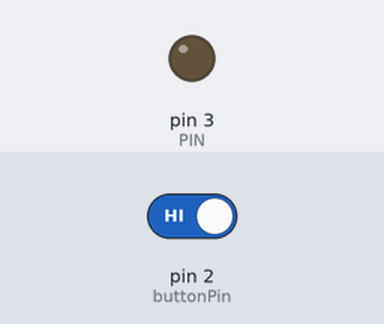
The sketch below on a simulated Arduino Uno, built with avr-gcc and run on an emulated ATmega328P. Shown: output pins drawn as LEDs (lit = HIGH). Dashed ring = blinking. Inputs (shaded band) come from the test bench; at power-on: pin 2 (buttonPin) HIGH. Pins used as bus, display or sensor lines are not drawn.

Above: at 18.0 s.
18.1 s: pin 2 (buttonPin) driven LOW
At 27.4 s:
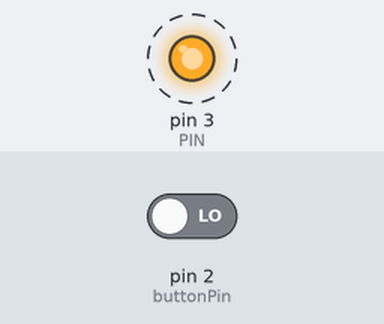
31.5 s: pin 2 (buttonPin) driven HIGH
At 32.4 s:
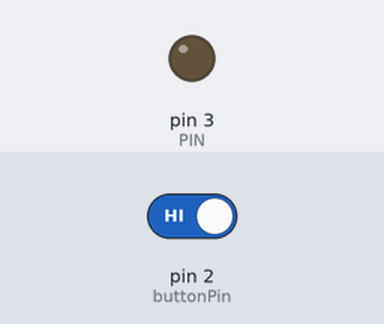
Timing chart, 0 to 34.5 s (numbered marks = the images above; inputs shaded):
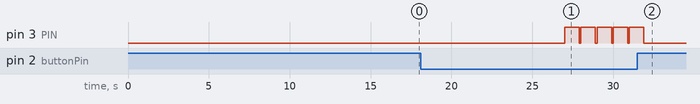

Measured:
- after the input at 18.1 s, pin 3 (PIN): alternates HIGH for 0.90 s and LOW for 0.10 s, starting after 8.9 s
- after the input at 31.5 s, pin 3 (PIN): goes on until 31.9 s, then stays LOW

The sketch:

led_sender_button.ino
```cpp
//drukknop toegevoegd, de reeks wordt enkel verstuurd indien de drukknop niet wordt ingeduwt
//na loslaten van de knop begint reeks terug van begin

#define PIN 3 // pin we're sending on
int bit_dly = 50; //delay
int bstr_dly = 100; //delay
int bps = 10;
#define NB_BITS 8
bool bit_str[] = {0,1,0,0,1,0,0,0};
bool bit_str_H[] = {0,1,0,0,1,0,0,0};


const int buttonPin = 2;     // the number of the pushbutton pin
const int inputIndicatorPin = 1;
int buttonState = 0;

void setup() {
  pinMode(PIN, OUTPUT);
  pinMode(buttonPin, INPUT);
  pinMode(inputIndicatorPin, OUTPUT);


  bit_dly = 1000/bps;
  Serial.begin(9600);
}

void loop() {
  buttonState = digitalRead(buttonPin);
  //enkel zenden als knop niet is ingedrukt
  if (buttonState == LOW) {


    send_bit_str(bit_str);
    delay(bstr_dly);
  }
  else if (buttonState == HIGH) {
    getInput();

  }


}


void send_string(char* string) {
  for (int i = 0; i < strlen(string); i++) {
    char_to_bit_str(string[i], bit_str);
    send_bit_str(bit_str);
    print_bit_str(bit_str);
    Serial.print(string[i]);
  }
}

void char_to_bit_str(char c, bool bit_str[]) {
  for (int i = 0; i < NB_BITS; i++) {
    bit_str[NB_BITS - i - 1] = bitRead(c, i);
  }
}

void send_bit_str(bool bit_str[]) {
  led_high();
  delay(bit_dly);
 /* led_high();
  delay(bit_dly);
  led_high();
  delay(bit_dly);
  led_high();
  delay(bit_dly); */
  //Serial.print(sizeof(bit_str));
  //Serial.print(";");
  for (int i = 0; i < NB_BITS; i++) {
    if (bit_str[i])
      led_high();
    else
      led_low();
    delay(bit_dly);
  }
  led_low();
}


void led_high() {
  digitalWrite(PIN, HIGH);
}
void led_low() {
  digitalWrite(PIN, LOW);
}

bool charToBools(char c) {
  bool bits[8];
  for (int i = 0; i < 8; i++) {
    bool m  = bitRead(c, i);
    bits[8 - i - 1] = m;
  }
  return bits;

}

void print_bit_str(bool bit_str[]) {
  for (int count = 0; count < NB_BITS; count ++) {
    if (bit_str[count])
      Serial.print("1");
    else
      Serial.print("0");
  }
  Serial.println("");
}

void getInput(){
  digitalWrite(inputIndicatorPin, HIGH);
  for (int count = 0; count < NB_BITS; count ++) {

    //flash to indicate new bit
    digitalWrite(inputIndicatorPin, LOW);
    delay(50);
    digitalWrite(inputIndicatorPin, HIGH);

    if (buttonState == LOW) {
      digitalWrite(PIN, LOW);
      bit_str[count] = 0;
      delay(bit_dly * 10);
    }
    else if (buttonState == HIGH) {
      digitalWrite(PIN, LOW);
      bit_str[count] = 1;
      delay(bit_dly * 10);
    }
  }
  digitalWrite(inputIndicatorPin, LOW);
  delay(600);
  return;
}
```
